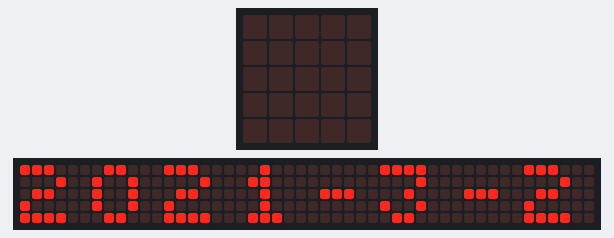
Recording of a program running on a simulated BBC micro:bit (MakeCode). Shown: the board's 5×5 LED display, a strip that is not on the board, showing the scrolling text unrolled. The clock reads 2024-03-15 10:24:30 at power-on unless the program sets it; the 48×5 strip is a reading aid, not a part: it shows the text the display is scrolling, unrolled, one strip-width of it at a time.

Above: at 0.07 s.
At 7.12 s:
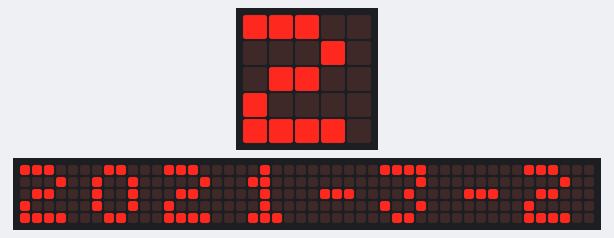
At 14.17 s:
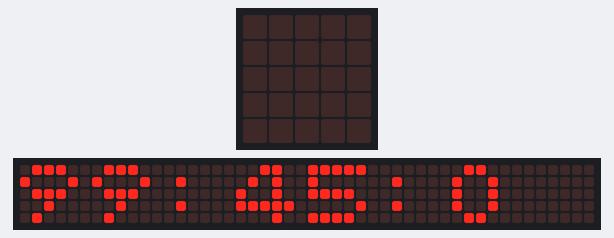
At 21.84 s:
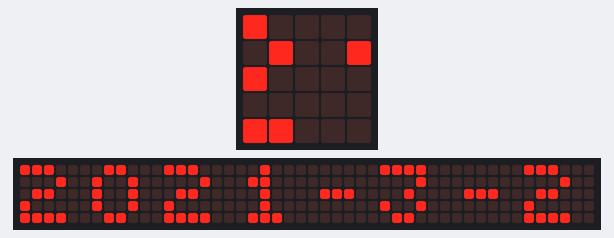
At 29.57 s:
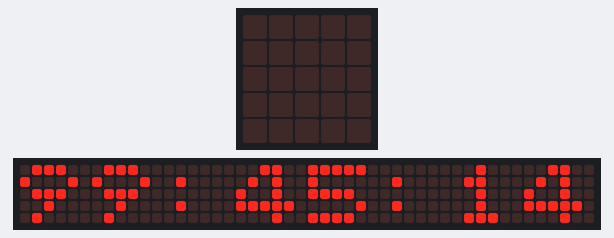
At 39.87 s:
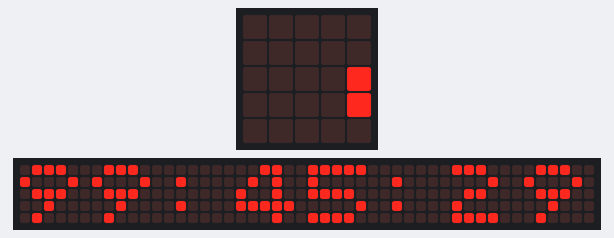

The program:

main.ts
```typescript
let ds = DS1302.create(DigitalPin.P13, DigitalPin.P14, DigitalPin.P15)
ds.DateTime(
2021,
3,
29,
1,
9,
45,
0
)
basic.forever(function () {
    basic.showString("" + ds.getYear() + "-" + ds.getMonth() + "-" + ds.getDay() + "" + ds.getHour() + ":" + ds.getMinute() + ":" + ds.getSecond())
})
```

test.ts
```typescript
// 在這裡測試；當此封包作為擴充功能時，將不會編譯此內容。
```

Measured:
- what the display in image 2 shows lasts 0.4 s, from 14.0 s to 14.4 s
